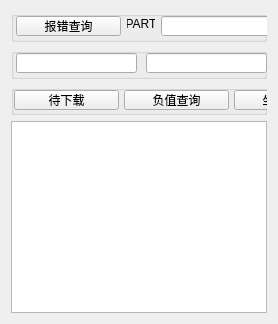
      <widget class="QWidget" name="tab_6">
       <attribute name="title">
        <string>OVL</string>
       </attribute>
       <layout class="QVBoxLayout" name="verticalLayout_2">
        <item>
         <widget class="QGroupBox" name="groupBox_10">
          <property name="minimumSize">
           <size>
            <width>0</width>
            <height>30</height>
           </size>
          </property>
          <property name="title">
           <string/>
          </property>
          <widget class="QRadioButton" name="ovlRadio1">
           <property name="geometry">
            <rect>
             <x>588</x>
             <y>5</y>
             <width>89</width>
             <height>17</height>
            </rect>
           </property>
           <property name="text">
            <string>正确</string>
           </property>
          </widget>
          <widget class="QRadioButton" name="ovlRadio2">
           <property name="geometry">
            <rect>
             <x>638</x>
             <y>5</y>
             <width>89</width>
             <height>17</height>
            </rect>
           </property>
           <property name="text">
            <string>错误</string>
           </property>
          </widget>
          <widget class="QPushButton" name="ovlButton3">
           <property name="geometry">
            <rect>
             <x>849</x>
             <y>5</y>
             <width>105</width>
             <height>20</height>
            </rect>
           </property>
           <property name="minimumSize">
            <size>
             <width>105</width>
             <height>20</height>
            </size>
           </property>
           <property name="maximumSize">
            <size>
             <width>105</width>
             <height>20</height>
            </size>
           </property>
           <property name="text">
            <string>更新结论</string>
           </property>
          </widget>
          <widget class="QLineEdit" name="ovlLineEdit2_3">
           <property name="geometry">
            <rect>
             <x>698</x>
             <y>5</y>
             <width>141</width>
             <height>20</height>
            </rect>
           </property>
           <property name="autoFillBackground">
            <bool>false</bool>
           </property>
          </widget>
          <widget class="QPushButton" name="ovlButton2">
           <property name="geometry">
            <rect>
             <x>450</x>
             <y>5</y>
             <width>105</width>
             <height>20</height>
            </rect>
           </property>
           <property name="minimumSize">
            <size>
             <width>105</width>
             <height>20</height>
            </size>
           </property>
           <property name="maximumSize">
            <size>
             <width>105</width>
             <height>20</height>
            </size>
           </property>
           <property name="text">
            <string>自选查询</string>
           </property>
          </widget>
          <widget class="QPushButton" name="ovlButton1">
           <property name="geometry">
            <rect>
             <x>5</x>
             <y>5</y>
             <width>105</width>
             <height>20</height>
            </rect>
           </property>
           <property name="minimumSize">
            <size>
             <width>105</width>
             <height>20</height>
            </size>
           </property>
           <property name="maximumSize">
            <size>
             <width>105</width>
             <height>20</height>
            </size>
           </property>
           <property name="text">
            <string>报错查询</string>
           </property>
          </widget>
          <widget class="QLabel" name="label_22">
           <property name="geometry">
            <rect>
             <x>283</x>
             <y>5</y>
             <width>28</width>
             <height>16</height>
            </rect>
           </property>
           <property name="text">
            <string>PPID</string>
           </property>
           <property name="alignment">
            <set>Qt::AlignCenter</set>
           </property>
          </widget>
          <widget class="QLabel" name="label_21">
           <property name="geometry">
            <rect>
             <x>116</x>
             <y>5</y>
             <width>28</width>
             <height>16</height>
            </rect>
           </property>
           <property name="text">
            <string>PART</string>
           </property>
           <property name="alignment">
            <set>Qt::AlignCenter</set>
           </property>
          </widget>
          <widget class="QLineEdit" name="ovlLineEdit2">
           <property name="geometry">
            <rect>
             <x>317</x>
             <y>5</y>
             <width>127</width>
             <height>20</height>
            </rect>
           </property>
          </widget>
          <widget class="QLineEdit" name="ovlLineEdit1">
           <property name="geometry">
            <rect>
             <x>150</x>
             <y>5</y>
             <width>127</width>
             <height>20</height>
            </rect>
           </property>
          </widget>
         </widget>
        </item>
        <item>
         <widget class="QGroupBox" name="groupBox_11">
          <property name="minimumSize">
           <size>
            <width>0</width>
            <height>30</height>
           </size>
          </property>
          <property name="title">
           <string/>
          </property>
          <widget class="QLineEdit" name="ovlLineEdit4">
           <property name="geometry">
            <rect>
             <x>268</x>
             <y>5</y>
             <width>701</width>
             <height>20</height>
            </rect>
           </property>
          </widget>
          <widget class="QPushButton" name="ovlButton4">
           <property name="geometry">
            <rect>
             <x>1000</x>
             <y>5</y>
             <width>105</width>
             <height>20</height>
            </rect>
           </property>
           <property name="minimumSize">
            <size>
             <width>105</width>
             <height>20</height>
            </size>
           </property>
           <property name="maximumSize">
            <size>
             <width>105</width>
             <height>20</height>
            </size>
           </property>
           <property name="text">
            <string>输入标准坐标</string>
           </property>
          </widget>
          <widget class="QLineEdit" name="ovlLineEdit3">
           <property name="geometry">
            <rect>
             <x>5</x>
             <y>5</y>
             <width>121</width>
             <height>20</height>
            </rect>
           </property>
          </widget>
          <widget class="QLineEdit" name="ovlLineEdit5">
           <property name="geometry">
            <rect>
             <x>135</x>
             <y>5</y>
             <width>121</width>
             <height>20</height>
            </rect>
           </property>
          </widget>
         </widget>
        </item>
        <item>
         <widget class="QGroupBox" name="groupBox_21">
          <property name="minimumSize">
           <size>
            <width>0</width>
            <height>30</height>
           </size>
          </property>
          <property name="maximumSize">
           <size>
            <width>16777215</width>
            <height>30</height>
           </size>
          </property>
          <property name="title">
           <string/>
          </property>
          <widget class="QPushButton" name="ovlButton4_2">
           <property name="geometry">
            <rect>
             <x>3</x>
             <y>5</y>
             <width>105</width>
             <height>20</height>
            </rect>
           </property>
           <property name="minimumSize">
            <size>
             <width>105</width>
             <height>20</height>
            </size>
           </property>
           <property name="maximumSize">
            <size>
             <width>105</width>
             <height>20</height>
            </size>
           </property>
           <property name="text">
            <string>待下载</string>
           </property>
          </widget>
          <widget class="QPushButton" name="ovlButton4_5">
           <property name="geometry">
            <rect>
             <x>113</x>
             <y>5</y>
             <width>105</width>
             <height>20</height>
            </rect>
           </property>
           <property name="minimumSize">
            <size>
             <width>105</width>
             <height>20</height>
            </size>
           </property>
           <property name="maximumSize">
            <size>
             <width>105</width>
             <height>20</height>
            </size>
           </property>
           <property name="text">
            <string>负值查询</string>
           </property>
          </widget>
          <widget class="QPushButton" name="ovlButton4_6">
           <property name="geometry">
            <rect>
             <x>223</x>
             <y>5</y>
             <width>105</width>
             <height>20</height>
            </rect>
           </property>
           <property name="minimumSize">
            <size>
             <width>105</width>
             <height>20</height>
            </size>
           </property>
           <property name="maximumSize">
            <size>
             <width>105</width>
             <height>20</height>
            </size>
           </property>
           <property name="text">
            <string>坐标重叠</string>
           </property>
          </widget>
         </widget>
        </item>
        <item>
         <widget class="QTableWidget" name="ovlTab"/>
        </item>
       </layout>
      </widget>
